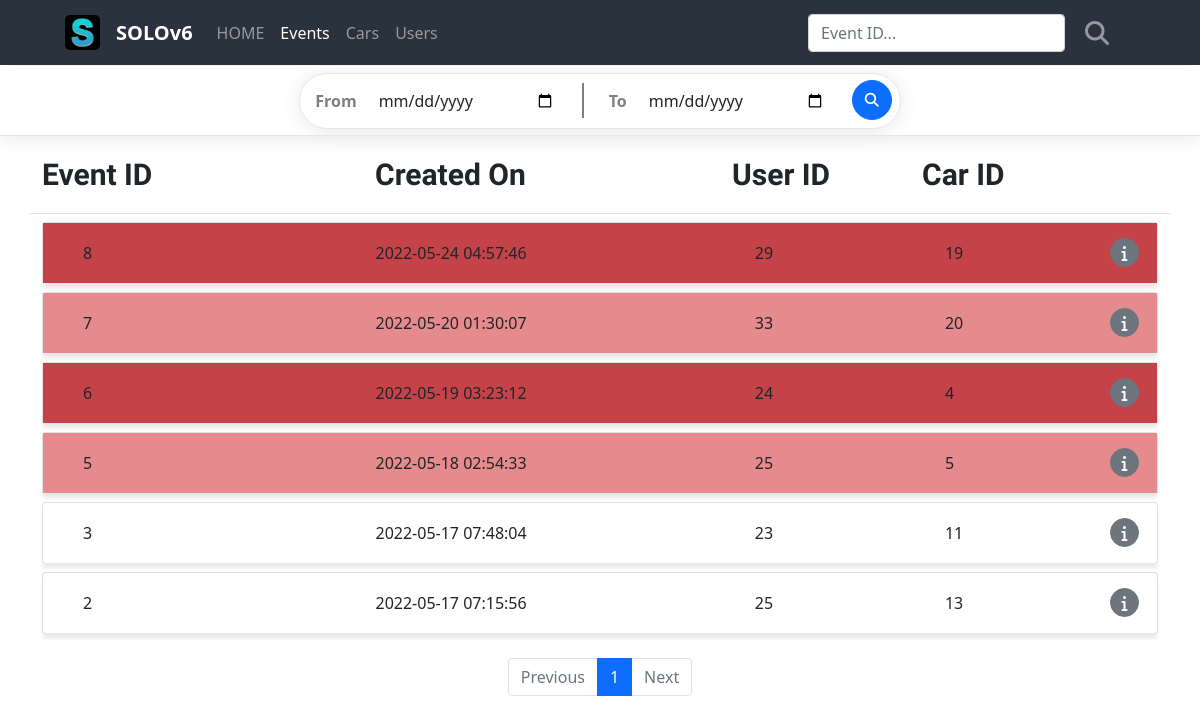
The page / on the database its author committed.
### project/models/event.py (models this page shows)
class Event(db.Model):
    id = db.Column(db.Integer, primary_key=True)
    user_id = db.Column(db.Integer, db.ForeignKey('user.id', ondelete='CASCADE'))
    car_id = db.Column(db.Integer, db.ForeignKey('car.id', ondelete='CASCADE'))
    path_original = db.Column(db.String(100), unique=True, nullable=False)
    created_on = db.Column(db.DateTime(), default=func.now())
    is_damaged = db.Column(db.Boolean(), nullable=True)
    conf_score = db.Column(db.Float, nullable=True)
    user = db.relationship('User', backref=db.backref('user_set'))
    car = db.relationship('Car', backref=db.backref('car_set'))

### project/routes/base_routes.py (the view)
@blueprint.route('/')
def index():
    input_from = request.args.get('input_from', default='')
    input_to = request.args.get('input_to', default='')
    page = request.args.get('page', type=int ,default=1)
    needle = request.args.get('needle', type=str, default='')
    event_list = EventModel.query.filter(
        EventModel.is_damaged != None
    ).order_by(
        EventModel.created_on.desc()
    )
    if needle:
        event_list = event_list.filter(
            EventModel.id.ilike(needle)
        )
    if input_from and input_to:
        event_list = event_list.filter(and_
            (func.date(EventModel.created_on) >= input_from),
            (func.date(EventModel.created_on) <= input_to)
        )
    event_list = event_list.paginate(page, per_page=10)
    return render_template('index.html', event_list=event_list, page=page)

### project/templates/index.html (shortened to what this page needs)
{% extends 'base.html' %}
{% block head %}
<link rel="stylesheet" href="../static/css/events.css">
{% endblock %}
{% block content %}
<nav class="navbar navbar-expand-lg navbar-dark">
    <div class="container-fluid">
        <a class="navbar-logo" href="{{ url_for('base.index') }}">
            <img class="logo" src="../static/images/favicons.ico/favicon-96x96.png" alt="Logo" height="35" width="35">
        </a>
        <a class="navbar-brand" href="{{ url_for('base.index') }}">SOLOv6</a>
        <div class="collapse navbar-collapse" id="navbarSupportedContent">
            <ul class="navbar-nav me-auto mb-2 mb-lg-0">
                <li class="nav-item">
                    <a class="nav-link active" aria-current="page" href="{{ url_for('base.index') }}">HOME</a>
                </li>
                <li class="nav-item">
                    <a class="nav-link active" href="{{ url_for('base.index') }}">Events</a>
                </li>
                <li class="nav-item">
                    <a class="nav-link active" href="{{ url_for('cars.cars') }}">Cars</a>
                </li>
                <li class="nav-item">
                    <a class="nav-link active" href="{{ url_for('users.users') }}">Users</a>
                </li>
            </ul>
            <form id="search-form" class="d-flex" action="{{ url_for('base.index') }}" method="get">
                <input id="needle search-needle" class="form-control me-2 search-form" type="text" name="needle" value="{{ needle or '' }}" placeholder="Event ID..." aria-label="Search">
                <button id="btn-search" class="btn search-btn" type="submit">
                    <i class="fa-solid fa-magnifying-glass fa-xl"></i>
                </button>
            </form>
        </div>
    </div>
</nav>
<div class="main">
    <div class="calendar-box">
        <div class="calendar-col">
            <form class="row calendar-form" action="{{ url_for('base.index') }}" method="get">
                <div class="col calendar-input-box">
                    <label for="startDate" id="input_from" class="calendar-input-label">From</label>
                    <input id="startDate" class="form-control calendar-input" type="date" name="input_from" value="''"/>
                    <div id="calendar-input-bar"></div>
                    <label for="endDate" id="input_to" class="calendar-input-label">To</label>
                    <input id="endDate" class="form-control calendar-input" type="date" name="input_to" value="''"/>
                </div>
                <div class="col calendar-btn-box">
                    <button id="calendar-btn" type="submit" class="btn btn-primary mb-3 calendar-btn">
                        <i class="fa-solid fa-magnifying-glass fa-sm"></i>
                    </button>
                </div>
            </form>
        </div>
    </div>
    <div class="container list-box">
        <div class="row list-title-box border-bottom">
            <div class="col-3 list-title my-3 me-5">
                Event ID
            </div>
            <div class="col-3 list-title my-3 me-5">
                Created On
            </div>
            <div class="col-2 list-title my-3 ms-4">
                User ID
            </div>
            <div class="col list-title my-3">
                Car ID
            </div>
        </div>
        {% if event_list %}
            {% for event in event_list.items %}
            {% if event.is_damaged == False %}
            <div class="card my-2">
                <div class="card-body">
                    <div class="row card-body-row">
                        <div class="col-3 list-col me-2">
                            {{ event.id }}
                        </div>
                        <div class="col-4 list-col">
                            {{ event.created_on }}
                        </div>
                        <div class="col list-col me-5">
                            {{ event.user_id }}
                        </div>
                        <div class="col list-col ms-4">
                            {{ event.car_id }}
                        </div>
                        <div class="col detail-box">
                            <form class="detail-form" action="{{ url_for('base.detail', id=event.id) }}" method="get">
                                <button type="submit" class="btn btn-secondary mb-3 detail-btn">
                                    <i class="fa-solid fa-info"></i>
                                </button>
                            </form>
                        </div>
                    </div>
                </div>
            </div>
            {% elif event.is_damaged == True %}
            {% if event.conf_score %}
            {% if event.conf_score > 0.4 %}
            <div class="card my-2">
                <div class="card-body background-red">
                    <div class="row card-body-row">
                        <div class="col-3 list-col me-2">
                            {{ event.id }}
                        </div>
                        <div class="col-4 list-col">
                            {{ event.created_on }}
                        </div>
                        <div class="col list-col me-5">
                            {{ event.user_id }}
                        </div>
                        <div class="col list-col ms-4">
                            {{ event.car_id }}
                        </div>
                        <div class="col detail-box">
                            <form class="detail-form" action="{{ url_for('base.detail', id=event.id) }}" method="get">
                                <button type="submit" class="btn btn-secondary mb-3 detail-btn">
                                    <i class="fa-solid fa-info"></i>
                                </button>
                            </form>
                        </div>
                    </div>
                </div>
            </div>
            {% else %}
            <div class="card my-2">
                <div class="card-body background-warning">
                    <div class="row card-body-row">
                        <div class="col-3 list-col me-2">
                            {{ event.id }}
                        </div>
                        <div class="col-4 list-col">
                            {{ event.created_on }}
                        </div>
                        <div class="col list-col me-5">
                            {{ event.user_id }}
                        </div>
                        <div class="col list-col ms-4">
                            {{ event.car_id }}
                        </div>
                        <div class="col detail-box">
                            <form class="detail-form" action="{{ url_for('base.detail', id=event.id) }}" method="get">
                                <button type="submit" class="btn btn-secondary mb-3 detail-btn">
                                    <i class="fa-solid fa-info"></i>
                                </button>
                            </form>
                        </div>
                    </div>
                </div>
            </div>
            {% endif %}
            {% endif %}
            {% endif %}
            {% endfor %}
        {% else %}
        <div class="row">
            <div class="col-12">
                <h2>❌ No Event Created ❌</h2>
            </div>
        </div>
        {% endif %}
    </div>
</div>
<ul class="pagination my-4 justify-content-center">
    {% if event_list.has_prev %}
    <li class="page-item">
        <a class="page-link" href="?input_from={{ request.args.get('input_from') or '' }}&input_to={{ request.args.get('input_to') or '' }}&page={{ event_list.prev_num }}">Previous</a>
    </li>
    {% else %}
    <li class="page-item disabled">
        <a class="page-link" tabindex="-1" aria-disabled="true" href="javascript:void(0)">Previous</a>
    </li>
    {% endif %}
    {% for page_num in event_list.iter_pages() %}
    {% if page_num %}
    {% if page_num != event_list.page %}
    <li class="page-item">
        <a class="page-link" href="?input_from={{ request.args.get('input_from') or '' }}&input_to={{ request.args.get('input_to') or '' }}&page={{ page_num }}">{{ page_num }}</a>
    </li>
    {% else %}
    <li class="page-item active" aria-current="page">
        <a class="page-link" href="javascript:void(0)">{{ page_num }}</a>
    </li>
    {% endif %}
    {% else %}
    <li class="disabled">
        <a class="page-link" href="javascript:void(0)">...</a>
    </li>
    {% endif %}
    {% endfor %}
    {% if event_list.has_next %}
    <li class="page-item">
        <a class="page-link" href="?input_from={{ request.args.get('input_from') or '' }}&input_to={{ request.args.get('input_to') or '' }}&page={{ event_list.next_num }}">Next</a>
    </li>
    {% else %}
    <li class="page-item disabled">
        <a class="page-link" tabindex="-1" aria-disabled="true" href="javascript:void(0)">Next</a>
    </li>
    {% endif %}
</ul>
{% endblock %}

### project/templates/base.html (shortened to what this page needs)
<!DOCTYPE html>
<html lang="en">
<head>
    <link rel="stylesheet" href="{{ url_for('static', filename='css/bootstrap.min.css') }}">
    <link rel="stylesheet" href="https://cdnjs.cloudflare.com/ajax/libs/font-awesome/6.1.1/css/all.min.css">
    <link rel="stylesheet" href="{{ url_for('static', filename='css/styles.css') }}">
    {% block head %}
    {% endblock %}
</head>
<body>
    {% block content %}
    {% endblock %}
</body>
</html>

### project/static/css/styles.css (style rules this page uses)
.navbar { position: fixed; top: 0; width: 100vw; height: 65px; padding-left: 53px; padding-right: 67px; z-index: 1; background-color: #2A323D; }
.navbar-brand { font-weight: 700; color: white; }
.navbar .container-fluid { height: 65px; }
.logo { border-radius: 5px; margin-right: 16px; }
.nav-link { opacity: 0.5; }
.d-flex { display: flex; align-items: center; margin: 0; }
.search-btn { color: white; opacity: 0.5; border: none; margin-left: 0; transition: color, opacity 0.2s ease-in-out; }
.main { margin-top: 66px; }
.card { z-index: 0; }
.card-body { height: 60px; padding: 0; box-shadow: 0px 5px 4px rgb(233, 231, 231); }
.list-title { font-size: 30px; font-weight: 600; }
.list-col { display: flex; align-items: center; height: 60px; }
.list-col:nth-child(1) { margin-left: 40px; }
.list-col:nth-child(3) { display: flex; justify-content: space-between; margin-right: 20px; }

### project/static/css/events.css (style rules this page uses)
.navbar-nav .nav-item:nth-child(2) .nav-link { opacity: 1; }
.calendar-box { display: flex; justify-content: center; align-items: center; height: 70px; border-bottom: 1px solid rgba(0, 0, 0, 0.1); box-shadow: 0px 2px 20px rgb(234, 232, 232); }
.calendar-col { border: 1px solid rgba(0, 0, 0, 0.1); border-radius: 45px; box-shadow: 0px 2px 20px rgb(234, 232, 232); padding-left: 15px; padding-right: 8px; }
.calendar-form { display: flex; align-items: center; margin: 0; }
.calendar-input-box { display: flex; align-items: center; padding: 0; }
.calendar-input { margin-right: 15px; border: none; width: 200px; }
.calendar-input-label { font-weight: 700; color: rgba(0, 0, 0, 0.5); margin-right: 10px; }
.calendar-btn-box { height: 54px; padding: 0; display: flex; justify-content: center; align-items: center; }
.calendar-btn { display: flex; justify-content: center; align-items: center; padding: 0; width: 40px; height: 40px; margin-top: 15px; padding-left: 0; border-radius: 50%; }
#calendar-input-bar { background-color: rgba(0, 0, 0, 0.5); width: 2px; height: 35px; margin-right: 25px; }
.list-title-box { font-family: 'Quicksand', sans-serif; font-weight: 700; }
.detail-box { position: relative; }
.detail-form { position: absolute; top: 15px; right: 30px; }
.detail-btn { margin: 0; width: 29px; height: 29px; display: flex; justify-content: center; align-items: center; border-radius: 50%; }
.background-red { background-color: #e58a8d; }
.background-warning { background-color: #c44348; }

### rows shown on the page
Event: id "8", created_on "2022-05-24 04:57:46", user_id "29", car_id "19"
Event: id "7", created_on "2022-05-20 01:30:07", user_id "33", car_id "20"
Event: id "6", created_on "2022-05-19 03:23:12", user_id "24", car_id "4"
Event: id "5", created_on "2022-05-18 02:54:33", user_id "25", car_id "5"
Event: id "3", created_on "2022-05-17 07:48:04", user_id "23", car_id "11"
Event: id "2", created_on "2022-05-17 07:15:56", user_id "25", car_id "13"

### other values the page prints
{{ page_num }} "1"
